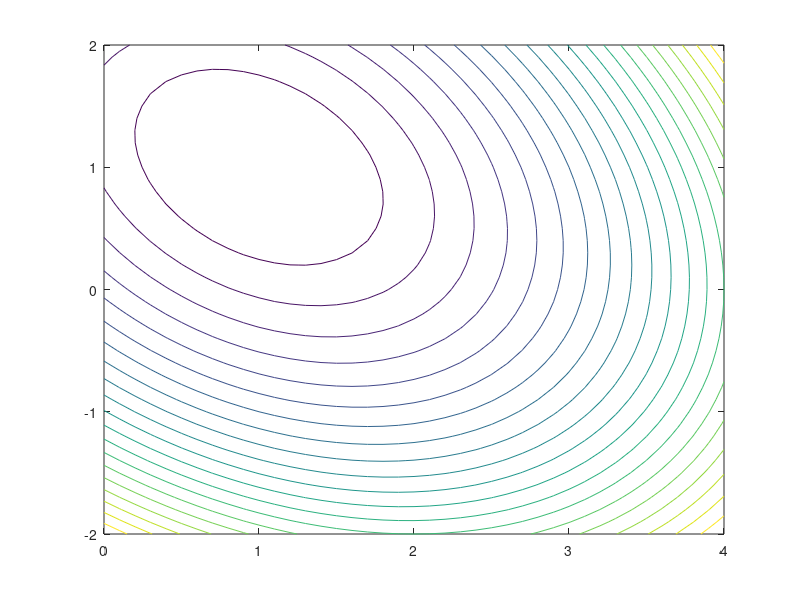

The MATLAB script that drew this image: (Note: this script raises an error after producing the figure.)
function [] = mainRL()
    format long e
    dd = menu('Direction de descente','Plus forte pente','Newton',      ...
              'Quasi-Newton BFSG','Quasi-Newton SR1');

    lp = menu('Longueur de pas','Exacte Quadratique',                   ...
              'Recherche lineaire + Wolfe');

    cf = menu('Choix de la fonction a minimiser','Fonction quadratique',...
              'Rosenbrock');

    if (cf==1)
        [x,y]=meshgrid(0:0.1:4,-2:0.1:2);
        Z=2.*(x+y-2).^2 + (x-y).^2;
        x0=[3;1.5];
    elseif (cf==2)
        [x,y]=meshgrid(-2:0.1:2,-2:0.1:4);
        Z=100.*(y-x.^2).^2+(1-x).^2;
        x0=[-1;1];
    else
        disp('erreur de choix');
        return;
    end
    figure;
    contour(x,y,Z,20);
    hold on;

    [niter,nitermax,tol, dk] = deal(1,10000,1E-10,[1,1]);                  % INITITATION DES VARIABLES
    B = eye(2);
    while(norm(dk)> tol && niter < nitermax)
        dk = -grad(x0,cf);                                                 % CALCUL DU GRADIENT EN Xk
        ddk = hessien(x0,cf);                                              % CALCUL DE LA MATRICE HESSIENNE EN Xk
        ak = (-dk)'*(-dk)/((-dk)'*(ddk*(-dk)));                            % CALCUL DE ALPHAk
        if(dd==2)
            dk = ddk\dk;
        elseif(dd==3)
            dk = B\dk;
            s = ak*dk;
            y = grad(x0+s,cf)-grad(x0,cf);
            if(s'*y>=0.2*s'*B*s)
                theta = 1;
            else
                theta = (0.8*s'*B*s)/(s'*B*s-s'*y);
            end
            t = theta*y+(1-theta)*B*s;
            B = B-(B*(s*s')*B)/(s'*B*s)+(t*t')/(s'*t);
        elseif(dd==4)
            dk = B\dk;
            s = ak*dk;
            y = grad(x0+s,cf)-grad(x0,cf);
            if(abs(s'*(y-B*s))<1E-8*norm(s)*norm(y-B*s))
                B = B + (y-B*s)*(y-B*s)'/((y-B*s)'*s);
            end
        end
     %   if(lp==2)
     %       ak = linesearchWolfe(dk,x0,100,cf); 
     %   end
        x0 = x0+ak*dk;                                                     % CALCUL DE Xk+1
        niter = niter + 1;                                                % INCREMENTATION DU NOMBRE D'ITERATIONS
    end
    disp(x0)
    niter
end